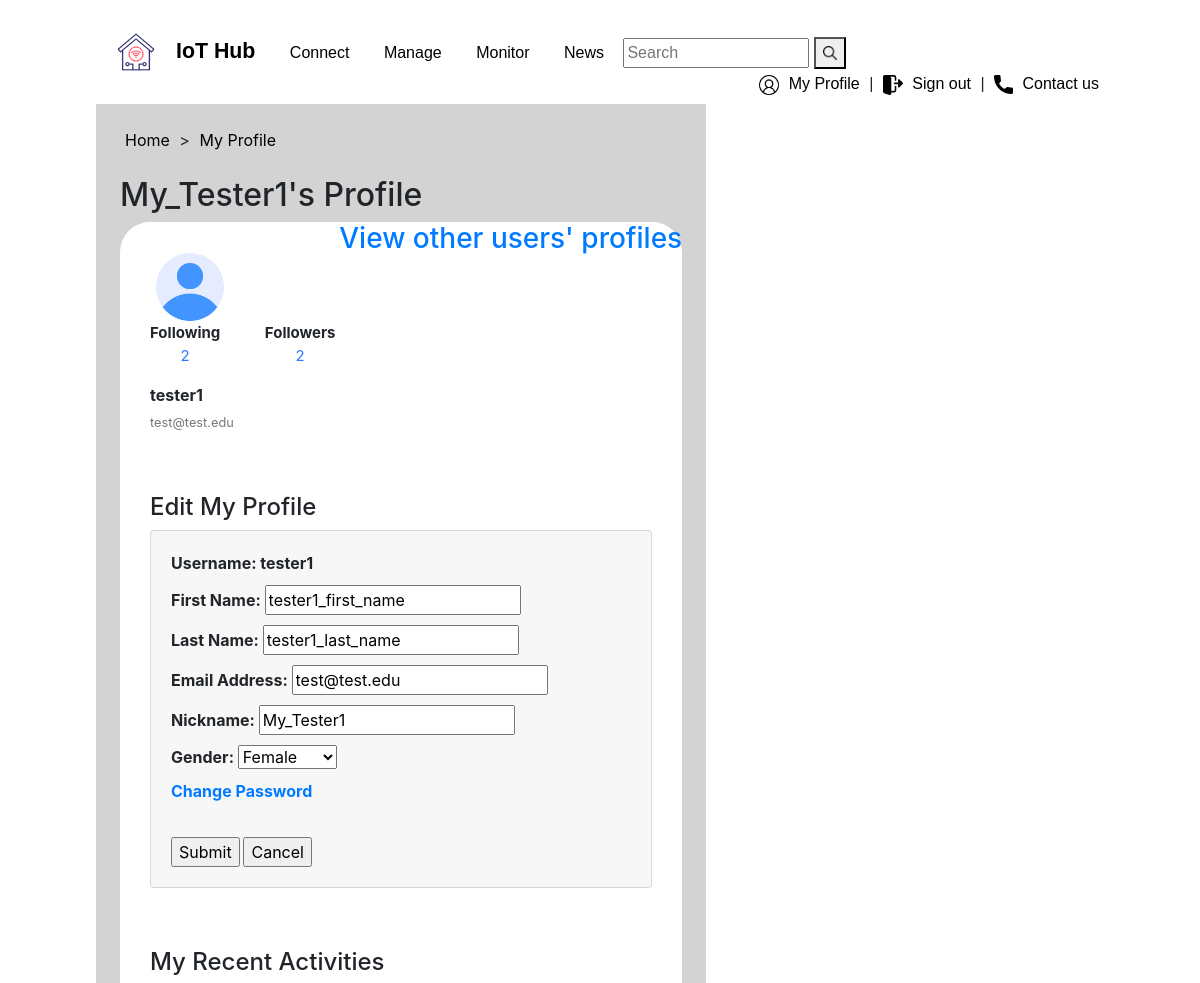
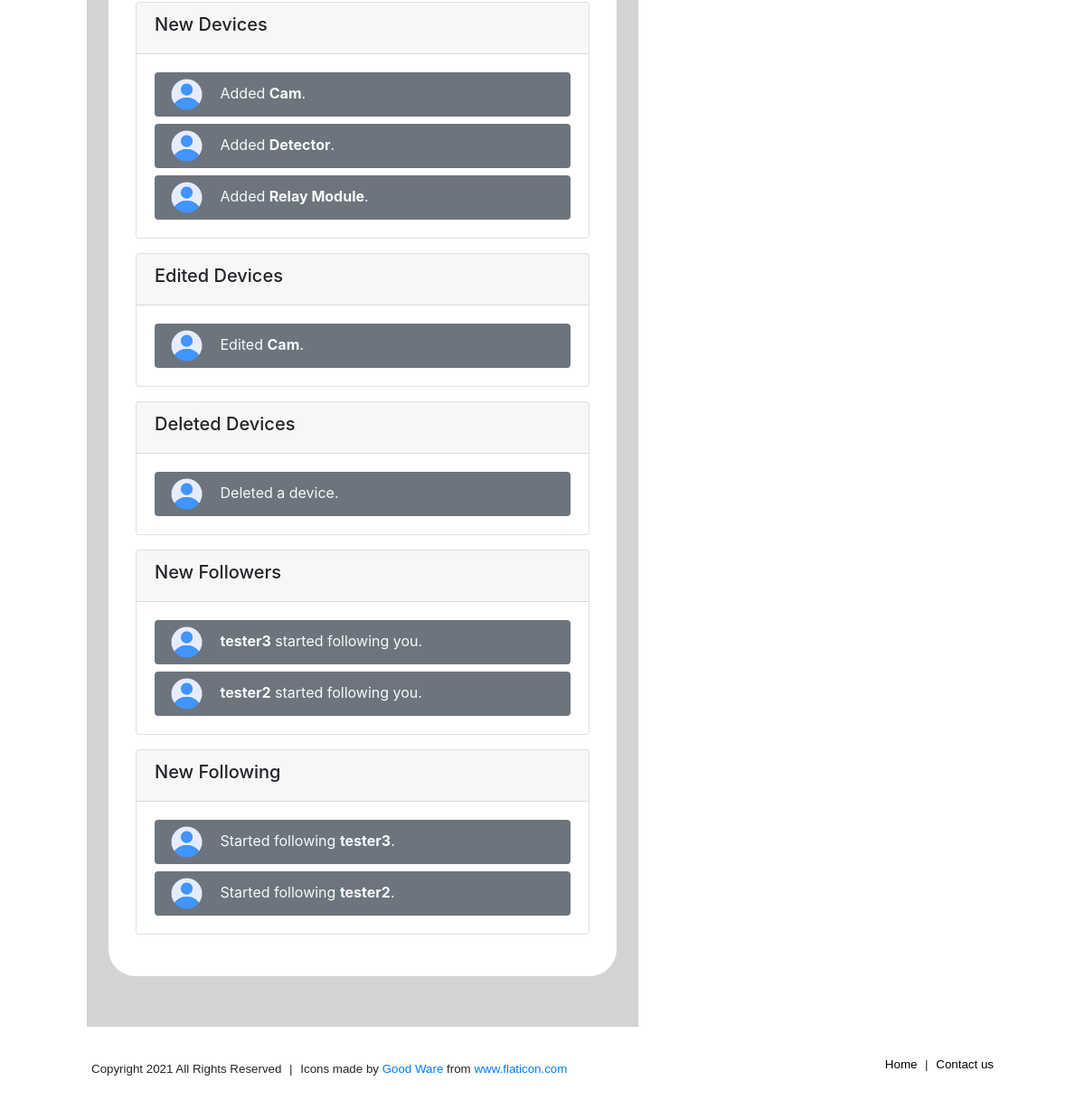
The page /CNIT581-048-project3/myprofile/ (signed in) on the database its author committed (2 pictures, top to bottom).
### hubapp/models.py (models this page shows, shortened)
class CustomUser(AbstractUser):
    nickname = models.CharField(max_length=100)
    gender_type_choices = (
        ('Male', 'Male'),
        ('Female', 'Female'),
        ('Not to say', 'Not to say')
    )
    gender = models.CharField(max_length=10, choices=gender_type_choices)
    followers = models.ManyToManyField(
        settings.AUTH_USER_MODEL,
        related_name='following',
        blank=True
    )

class Devices(models.Model):
    device_name = models.CharField(max_length=20, default="")
    type_choices = (
        ('sensor', 'sensor'),
        ('actuator', 'actuator'),
    )
    device_type = models.CharField(max_length=10, choices=type_choices)
    device_model = models.CharField(max_length=30, default="")
    last_updated = models.DateTimeField(auto_now=True)
    registered = models.DateTimeField(auto_now_add=True)
    user = models.ForeignKey(settings.AUTH_USER_MODEL, related_name='devices',  on_delete=models.CASCADE, default="")

class Activity(models.Model):
    activity_type_choices = (
        ('Follower', 'Follower'),
        ('Following', 'Following'),
        ('Add', 'Add'),
        ('Edit', 'Edit'),
        ('Delete', 'Delete')
    )
    creator = models.ForeignKey(settings.AUTH_USER_MODEL, on_delete=models.PROTECT, related_name='creator')
    to = models.ForeignKey(settings.AUTH_USER_MODEL, on_delete=models.PROTECT, related_name='to')
    activity_type = models.CharField(max_length=20, choices=activity_type_choices)
    date = models.DateTimeField(auto_now_add=True)

### hubapp/views.py (the view)
# urls.py: path('myprofile/', views.myprofile, name='myprofile'),
def myprofile(request):
    follower_list = Activity.objects.filter(Q(to=request.user) & Q(activity_type='Follower')).order_by('-date')[:3]
    following_list = Activity.objects.filter(Q(creator=request.user) & Q(activity_type='Following')).order_by('-date')[:3]
    new_devices = Devices.objects.filter(user=request.user).order_by('-registered')[:3]
    registered_devices = Devices.objects.filter(last_updated__gt=F('registered'))
    edited_devices = registered_devices.filter(user=request.user).order_by('-last_updated')[:3]
    deleted = Activity.objects.filter(Q(to=request.user) & Q(activity_type='Delete')).order_by('-date')[:3]
    if request.method == 'POST':
        form = CustomUserChangeForm(request.POST, instance=request.user)
        if form.is_valid():
            form.save()
        return render(request, 'hubapp/myprofile.html', {'form': form, 'follower_list': follower_list,
                                                         'following_list': following_list, 'new_devices':new_devices,
                                                         'edited_devices': edited_devices, 'deleted': deleted})
    else:
        form = CustomUserChangeForm(instance=request.user)
        return render(request, 'hubapp/myprofile.html', {'form': form, 'follower_list': follower_list,
                                                         'following_list': following_list, 'new_devices':new_devices,
                                                         'edited_devices': edited_devices, 'deleted':deleted})

### hubapp/forms.py
class CustomUserChangeForm(UserChangeForm):
    class Meta:
        model = get_user_model()
        fields = ['first_name', 'last_name', 'email', 'nickname', 'gender']

### hubapp/templates/hubapp/myprofile.html (shortened to what this page needs)
{% extends "hubapp/base.html" %}
{% block header %}
    <a href="{% url 'index' %}">Home</a> >
    <a href="{% url 'myprofile' %}">My Profile</a>
{% endblock header %}
{% block title %}
<div>
    <h2 style="display: inline-block">
        {{ request.user.nickname }}'s  Profile
    </h2>
    <h3 style="float:right; vertical-align:middle">
        <a href="{% url 'profiles' %}">View other users' profiles</a>
    </h3>
</div>
{% endblock title %}
{% block content %}
    <div>
        {% load static %}
        <div class="profile-container">
            <img src="{% static 'hubapp/img/user2.png' %}" alt="..." class="top-profile-img">
            <div class="top-profile">
                <span style="font-weight:bold;">Following</span>
                <p style="text-align: center;"><a href="{% url 'followinglist' request.user.id %}">{{ request.user.following.all|length }}</a></p>
            </div>
            <div class="top-profile">
                <span style="font-weight:bold;">Followers</span>
                <p style="text-align: center;"><a href="{% url 'followerlist' request.user.id %}">{{ request.user.followers.all|length }}</a></p>
            </div>
            <div>
                <div>
                    <p style="font-weight: bold; margin-bottom:2px">{{ user.username }}</p>
                    <small style="color: #777777;">{{ user.email }}</small>
                </div>
            </div>
        </div>
        <div id="my-edit-form-container">
            <h4>Edit My Profile</h4>
            <form id="my-edit-form" method="POST">
                <div>Username: {{request.user.username}}</div>
                <div>First Name: {{form.first_name}}</div>
                <div>Last Name: {{form.last_name}}</div>
                <div>Email Address: {{form.email}}</div>
                <div>Nickname: {{form.nickname}}</div>
                <div>Gender: {{form.gender}}</div>
                <div><a href="{% url 'password' %}">Change Password</a></div>
                <br>
                <input type="submit" value="Submit">
                <input type="reset" value="Cancel">
            </form>
        </div>
        <div class="activity-container">
            <h4>My Recent Activities</h4>
                <div>
                    {% load static %}
                    <div class="card mb-3 box">
                        <div class="card-header">
                            <h5>New Devices</h5>
                        </div>
                        <div class="card-body">
                            {% for device in new_devices %}
                                <div class="btn btn-block bg-secondary text-light text-left">
                                    <img src="{% static 'hubapp/img/user2.png' %}" alt="..." class="profile-img">
                                    Added <span style="font-weight: bold;">{{ device.device_name }}</span>.
                                </div>
                            {% endfor %}
                        </div>
                    </div>
                   <div class="card mb-3 box">
                        <div class="card-header">
                            <h5>Edited Devices</h5>
                        </div>
                       <div class="card-body">
                            {% for e_device in edited_devices %}
                                <div class="btn btn-block bg-secondary text-light text-left">
                                    <img src="{% static 'hubapp/img/user2.png' %}" alt="..." class="profile-img">
                                    Edited <span style="font-weight: bold;">{{ e_device.device_name }}</span>.
                                </div>
                            {% endfor %}
                        </div>
                    </div>
                    <div class="card mb-3 box">
                        <div class="card-header">
                            <h5>Deleted Devices</h5>
                        </div>
                       <div class="card-body">
                            {% for d_device in deleted %}
                                <div class="btn btn-block bg-secondary text-light text-left">
                                    <img src="{% static 'hubapp/img/user2.png' %}" alt="..." class="profile-img">
                                    Deleted a device.
                                </div>
                            {% endfor %}
                        </div>
                    </div>
                    <div class="card mb-3 box">
                        <div class="card-header">
                            <h5>New Followers</h5>
                        </div>
                        <div class="card-body">
                            {% for follower in follower_list %}
                                <div class="btn btn-block bg-secondary text-light text-left">
                                    <img src="{% static 'hubapp/img/user2.png' %}" alt="..." class="profile-img">
                                    <span style="font-weight: bold;">{{ follower.creator }}</span> started following you.
                                </div>
                            {% endfor %}
                        </div>
                    </div>
                    <div class="card mb-3 box">
                        <div class="card-header">
                            <h5>New Following</h5>
                        </div>
                        <div class="card-body">
                            {% for following in following_list %}
                                <div class="btn btn-block bg-secondary text-light text-left">
                                    <img src="{% static 'hubapp/img/user2.png' %}" alt="..." class="profile-img">
                                    Started following <span style="font-weight: bold;">{{ following.to }}</span>.
                                </div>
                            {% endfor %}
                        </div>
                    </div>
                </div>
        </div>
    </div>
{% endblock content %}

### hubapp/static/hubapp/style.css (style rules this page uses)
* { box-sizing: border-box; }
body { padding: 2vh 4vw 2vh 4vw; }
img { margin-left: 5px; margin-right: 5px; }
#title-container > a { margin: 5px; color: black; }
h3 { olor: #777777;c }
p > a { color: #2979ff; }
.box { transition-property: box-shadow, transform; transition-duration: 1s; }
.profile-container { padding: 30px; background-color: white; border-top-left-radius: 30px; border-top-right-radius: 30px; }
#my-edit-form-container { padding: 30px; background-color: white; }
#my-edit-form { padding: 20px; font-weight: bold; background-color: rgba(0,0,0,.03); background-clip: border-box; border: 1px solid rgba(0,0,0,.125); border-radius: 0.25rem; }
#my-edit-form > div { margin-bottom: 10px; }
.activity-container { padding: 30px; background-color: white; border-bottom-left-radius: 30px; border-bottom-right-radius: 30px; }
.profile-img { width: 35px; margin-right: 15px; }
.top-profile-img { width: 70px; height: auto; margin-right: 10vh; vertical-align:middle; display:inline-block; }
.top-profile { display:inline-block; margin-right: 5vh; vertical-align:top; font-size: 15px; }

### rows shown on the page
CustomUser: user.nickname "My_Tester1", user.following.all|length "2", user.followers.all|length "2", username "tester1", email "test@test.edu", user.username "tester1", first_name "tester1_first_name", last_name "tester1_last_name", nickname "My_Tester1", gender "Female"
Devices: device_name "Cam"
Devices: device_name "Detector"
Devices: device_name "Relay Module"
Activity: creator "tester3"
Activity: creator "tester2"
Activity: to "tester3"
Activity: to "tester2"
